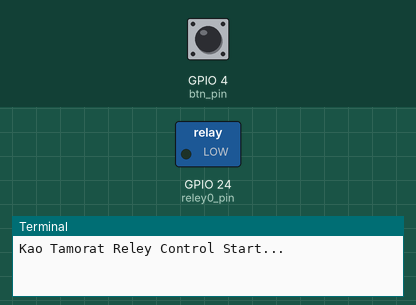
Recording of a program running on a simulated Raspberry Pi (BCM pin numbers). Parts: switched loads named in the program (green lamp = pin HIGH), the last lines printed to the terminal. Inputs (shaded band) come from the test bench; at power-on: GPIO 4 (btn_pin) LOW. Sound played through the audio output is not drawn and takes no time.

Above: at 1.2 s.
1.3 s: GPIO 4 (btn_pin) pulled HIGH for 0.15 s
At 2.5 s:
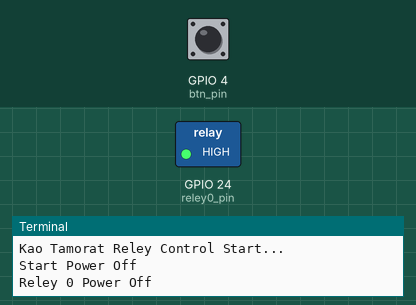
Timing chart, 0 to 53.8 s (numbered marks = the images above; inputs shaded):
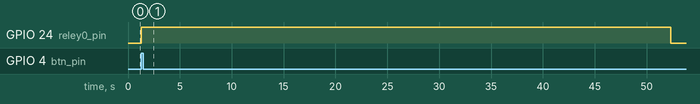

Measured:
- after the input at 1.3 s, GPIO 24 (reley0_pin): LOW → HIGH at once, → LOW 51.0 s later

The program:

ReleyMov.py
```python
#
# Reley Control Kao Tamorat
#

import time
import RPi.GPIO as io
import subprocess
#from subprocess import Popen

#Dismiss Warning State
io.setwarnings(False)

#Define io For GPIO
io.setmode(io.BCM)

# Define Pin
btn_pin= 4
reley0_pin= 24

#Setup Reley Pin
io.setup(btn_pin,io.IN)
io.setup(reley0_pin,io.OUT)

#Prepare Reley To High
io.output(reley0_pin,io.LOW)

#Movie Path
movie_path = 'tamorat_reley.mp4'

#Start Loop
print("Kao Tamorat Reley Control Start...")
while True:
    if (io.input(btn_pin)):
        #Turn Light Off
        print("Start Power Off")
        io.output(reley0_pin, io.HIGH)
        time.sleep(1)
        print("Reley 0 Power Off")
        #Play Movie
        omxp = subprocess.Popen(["omxplayer","-o","hdmi",movie_path])
        time.sleep(50) #Movie Length
        #End Movie Turn Light On
        print("Power On")
        io.output(reley0_pin, io.LOW)
        #Wait Until Button Ready
        time.sleep(5)
#Ending
```
